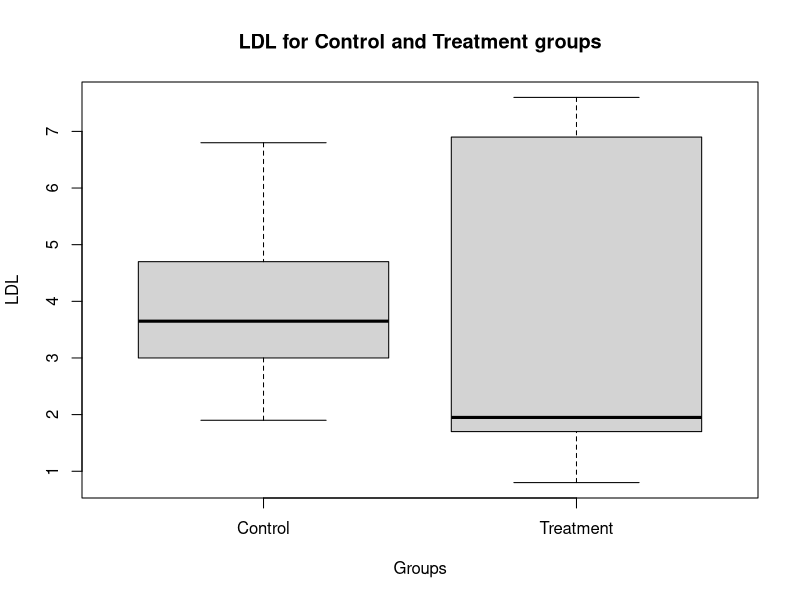
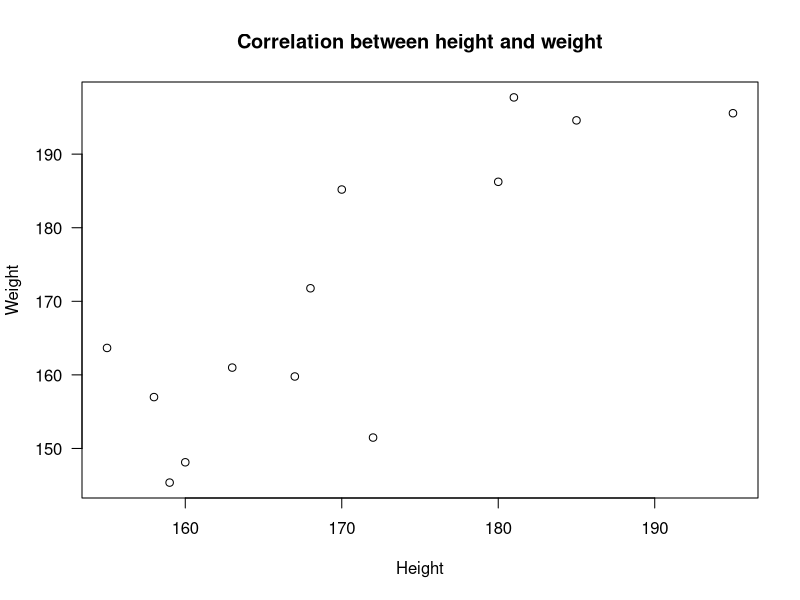

Write the R code that produced these figures, in order.
## ---- chunk 1
set.seed(123)  # Seeding the pseudo-random number generator for reproducible results
group <- sample(c("A", "B"),
                100,
                replace = TRUE)

df <- data.frame(Group = group,
                 CRP = round(rchisq(100,  # Non-normal distribution
                                    2),
                             digits = 1))
## ---- chunk 2
head(df)

## ---- chunk 3
test1 <- wilcox.test(CRP ~ Group,
                     data = df)
## ---- chunk 4
test1
## ---- chunk 5
grpA <- rnorm(50,
              0,
              1)
grpB <- rchisq(50,
               1)

wilcox.test(grpA,
            grpB)
## ---- chunk 6
treatment <- c(1.8, 1.7, 6.9, 0.8, 2.1, 7.6)
contrl <- c(4.1, 3.2, 6.8, 1.9, 3.0, 4.7)
## ---- chunk 7
shapiro.test(treatment)
## ---- chunk 8
df <- data.frame(LDL = c(treatment, contrl),
                 Group = rep(c("Treatment", "Control"),
                             each = 6))
head(df)
## ---- chunk 9
boxplot(LDL ~ Group,
        df,
        main = "LDL for Control and Treatment groups",
        xlab = "Groups",
        ylab = "LDL")
## ---- chunk 10
wilcox.test(LDL ~ Group,
            data = df)
## ---- chunk 11
treatment <- sort(treatment)
contrl <- sort(contrl)
treatment
contrl
## ---- chunk 12
treatment_low <- c(1.8, 1.7, 6.9, 0.8, 2.1, 7.6)
treatment_hi <- c(3, 4.2, 7, 4.5, 7.8, 3.3, 7.8)
contrl <- c(4.1, 3.2, 6.8, 1.9, 3.0, 4.7)
## ---- chunk 13
kruskal.test(list(treatment_low,
                  treatment_hi,
                  contrl))
## ---- chunk 14
height <- c(160, 167, 170, 168, 172, 159, 163, 155, 158, 180, 185, 181, 195)
weight <- height + (round((rnorm(length(height), 0, 1)), 3) * 10)
## ---- chunk 15
plot(height,
     weight,
     main = "Correlation between height and weight",
     xlab = "Height",
     ylab = "Weight",
     las = 1)
## ---- chunk 16
cor.test(height,
         weight,
         method = "spearman")
## ---- chunk 17
cor.test(height,
         weight,
         method = "kendall")
